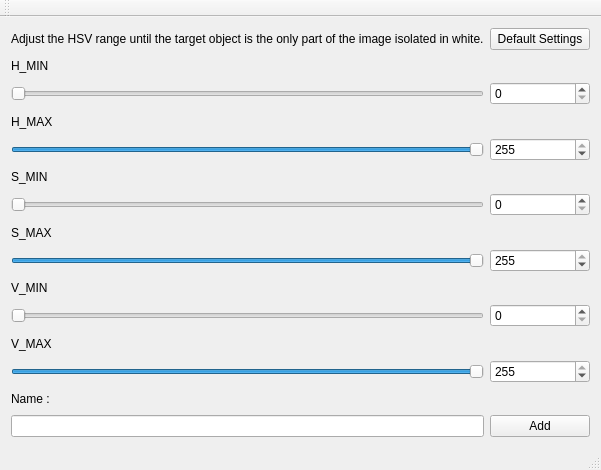
<?xml version="1.0" encoding="UTF-8"?>
<ui version="4.0">
 <class>MainWindow</class>
 <widget class="QMainWindow" name="MainWindow">
  <property name="geometry">
   <rect>
    <x>0</x>
    <y>0</y>
    <width>573</width>
    <height>470</height>
   </rect>
  </property>
  <property name="sizePolicy">
   <sizepolicy hsizetype="Preferred" vsizetype="Preferred">
    <horstretch>30</horstretch>
    <verstretch>30</verstretch>
   </sizepolicy>
  </property>
  <property name="windowTitle">
   <string>MainWindow</string>
  </property>
  <widget class="QWidget" name="centralWidget">
   <layout class="QGridLayout" name="gridLayout">
    <item row="11" column="2">
     <widget class="QSpinBox" name="vminBox">
      <property name="maximum">
       <number>255</number>
      </property>
     </widget>
    </item>
    <item row="8" column="2">
     <widget class="QSpinBox" name="smaxBox">
      <property name="maximum">
       <number>255</number>
      </property>
      <property name="value">
       <number>255</number>
      </property>
     </widget>
    </item>
    <item row="8" column="1">
     <widget class="QSlider" name="horizontalSlider_5">
      <property name="maximum">
       <number>255</number>
      </property>
      <property name="value">
       <number>255</number>
      </property>
      <property name="orientation">
       <enum>Qt::Horizontal</enum>
      </property>
     </widget>
    </item>
    <item row="7" column="1">
     <widget class="QLabel" name="label_2">
      <property name="text">
       <string>S_MAX</string>
      </property>
     </widget>
    </item>
    <item row="2" column="2">
     <widget class="QSpinBox" name="hminBox">
      <property name="maximum">
       <number>255</number>
      </property>
     </widget>
    </item>
    <item row="20" column="2">
     <widget class="QPushButton" name="addButton">
      <property name="text">
       <string>Add</string>
      </property>
     </widget>
    </item>
    <item row="6" column="1">
     <widget class="QSlider" name="horizontalSlider_6">
      <property name="maximum">
       <number>255</number>
      </property>
      <property name="orientation">
       <enum>Qt::Horizontal</enum>
      </property>
     </widget>
    </item>
    <item row="1" column="1">
     <widget class="QLabel" name="label_3">
      <property name="text">
       <string>H_MIN</string>
      </property>
     </widget>
    </item>
    <item row="18" column="1">
     <widget class="QSlider" name="horizontalSlider_3">
      <property name="maximum">
       <number>255</number>
      </property>
      <property name="value">
       <number>255</number>
      </property>
      <property name="orientation">
       <enum>Qt::Horizontal</enum>
      </property>
     </widget>
    </item>
    <item row="17" column="1">
     <widget class="QLabel" name="label_6">
      <property name="text">
       <string>V_MAX</string>
      </property>
     </widget>
    </item>
    <item row="11" column="1">
     <widget class="QSlider" name="horizontalSlider">
      <property name="maximum">
       <number>255</number>
      </property>
      <property name="orientation">
       <enum>Qt::Horizontal</enum>
      </property>
     </widget>
    </item>
    <item row="6" column="2">
     <widget class="QSpinBox" name="sminBox">
      <property name="maximum">
       <number>255</number>
      </property>
     </widget>
    </item>
    <item row="2" column="1">
     <widget class="QSlider" name="horizontalSlider_2">
      <property name="maximum">
       <number>255</number>
      </property>
      <property name="orientation">
       <enum>Qt::Horizontal</enum>
      </property>
     </widget>
    </item>
    <item row="5" column="1">
     <widget class="QLabel" name="label">
      <property name="text">
       <string>S_MIN</string>
      </property>
     </widget>
    </item>
    <item row="18" column="2">
     <widget class="QSpinBox" name="vmaxBox">
      <property name="maximum">
       <number>255</number>
      </property>
      <property name="value">
       <number>255</number>
      </property>
     </widget>
    </item>
    <item row="3" column="1">
     <widget class="QLabel" name="label_4">
      <property name="text">
       <string>H_MAX</string>
      </property>
     </widget>
    </item>
    <item row="0" column="1" alignment="Qt::AlignLeft">
     <widget class="QLabel" name="label_7">
      <property name="text">
       <string>Adjust the HSV range until the target object is the only part of the image isolated in white.</string>
      </property>
     </widget>
    </item>
    <item row="4" column="1">
     <widget class="QSlider" name="horizontalSlider_4">
      <property name="maximum">
       <number>255</number>
      </property>
      <property name="value">
       <number>255</number>
      </property>
      <property name="orientation">
       <enum>Qt::Horizontal</enum>
      </property>
     </widget>
    </item>
    <item row="4" column="2">
     <widget class="QSpinBox" name="hmaxBox">
      <property name="maximum">
       <number>255</number>
      </property>
      <property name="value">
       <number>255</number>
      </property>
     </widget>
    </item>
    <item row="10" column="1">
     <widget class="QLabel" name="label_5">
      <property name="text">
       <string>V_MIN</string>
      </property>
     </widget>
    </item>
    <item row="20" column="1">
     <widget class="QLineEdit" name="nameLineEdit"/>
    </item>
    <item row="19" column="1">
     <widget class="QLabel" name="label_8">
      <property name="text">
       <string>Name :</string>
      </property>
     </widget>
    </item>
    <item row="0" column="2">
     <widget class="QPushButton" name="defaultButton">
      <property name="text">
       <string> Default Settings </string>
      </property>
     </widget>
    </item>
   </layout>
   <zorder>horizontalSlider_6</zorder>
   <zorder>label_6</zorder>
   <zorder>horizontalSlider_3</zorder>
   <zorder>horizontalSlider</zorder>
   <zorder>label</zorder>
   <zorder>horizontalSlider_2</zorder>
   <zorder>label_5</zorder>
   <zorder>label_3</zorder>
   <zorder>hminBox</zorder>
   <zorder>sminBox</zorder>
   <zorder>vmaxBox</zorder>
   <zorder>vminBox</zorder>
   <zorder>label_7</zorder>
   <zorder>label_4</zorder>
   <zorder>horizontalSlider_4</zorder>
   <zorder>hmaxBox</zorder>
   <zorder>label_2</zorder>
   <zorder>horizontalSlider_5</zorder>
   <zorder>smaxBox</zorder>
   <zorder>nameLineEdit</zorder>
   <zorder>addButton</zorder>
   <zorder>label_8</zorder>
   <zorder>defaultButton</zorder>
  </widget>
  <widget class="QMenuBar" name="menuBar">
   <property name="geometry">
    <rect>
     <x>0</x>
     <y>0</y>
     <width>573</width>
     <height>21</height>
    </rect>
   </property>
  </widget>
  <widget class="QToolBar" name="mainToolBar">
   <attribute name="toolBarArea">
    <enum>TopToolBarArea</enum>
   </attribute>
   <attribute name="toolBarBreak">
    <bool>false</bool>
   </attribute>
  </widget>
  <widget class="QStatusBar" name="statusBar"/>
 </widget>
 <layoutdefault spacing="6" margin="11"/>
 <resources/>
 <connections>
  <connection>
   <sender>hminBox</sender>
   <signal>valueChanged(int)</signal>
   <receiver>horizontalSlider_2</receiver>
   <slot>setValue(int)</slot>
   <hints>
    <hint type="sourcelabel">
     <x>610</x>
     <y>175</y>
    </hint>
    <hint type="destinationlabel">
     <x>541</x>
     <y>177</y>
    </hint>
   </hints>
  </connection>
  <connection>
   <sender>hmaxBox</sender>
   <signal>valueChanged(int)</signal>
   <receiver>horizontalSlider_4</receiver>
   <slot>setValue(int)</slot>
   <hints>
    <hint type="sourcelabel">
     <x>619</x>
     <y>268</y>
    </hint>
    <hint type="destinationlabel">
     <x>548</x>
     <y>269</y>
    </hint>
   </hints>
  </connection>
  <connection>
   <sender>sminBox</sender>
   <signal>valueChanged(int)</signal>
   <receiver>horizontalSlider_6</receiver>
   <slot>setValue(int)</slot>
   <hints>
    <hint type="sourcelabel">
     <x>620</x>
     <y>352</y>
    </hint>
    <hint type="destinationlabel">
     <x>552</x>
     <y>344</y>
    </hint>
   </hints>
  </connection>
  <connection>
   <sender>smaxBox</sender>
   <signal>valueChanged(int)</signal>
   <receiver>horizontalSlider_5</receiver>
   <slot>setValue(int)</slot>
   <hints>
    <hint type="sourcelabel">
     <x>626</x>
     <y>428</y>
    </hint>
    <hint type="destinationlabel">
     <x>555</x>
     <y>426</y>
    </hint>
   </hints>
  </connection>
  <connection>
   <sender>vminBox</sender>
   <signal>valueChanged(int)</signal>
   <receiver>horizontalSlider</receiver>
   <slot>setValue(int)</slot>
   <hints>
    <hint type="sourcelabel">
     <x>611</x>
     <y>518</y>
    </hint>
    <hint type="destinationlabel">
     <x>564</x>
     <y>518</y>
    </hint>
   </hints>
  </connection>
  <connection>
   <sender>vmaxBox</sender>
   <signal>valueChanged(int)</signal>
   <receiver>horizontalSlider_3</receiver>
   <slot>setValue(int)</slot>
   <hints>
    <hint type="sourcelabel">
     <x>625</x>
     <y>604</y>
    </hint>
    <hint type="destinationlabel">
     <x>554</x>
     <y>604</y>
    </hint>
   </hints>
  </connection>
  <connection>
   <sender>horizontalSlider_2</sender>
   <signal>valueChanged(int)</signal>
   <receiver>hminBox</receiver>
   <slot>setValue(int)</slot>
   <hints>
    <hint type="sourcelabel">
     <x>566</x>
     <y>165</y>
    </hint>
    <hint type="destinationlabel">
     <x>655</x>
     <y>171</y>
    </hint>
   </hints>
  </connection>
  <connection>
   <sender>horizontalSlider_4</sender>
   <signal>valueChanged(int)</signal>
   <receiver>hmaxBox</receiver>
   <slot>setValue(int)</slot>
   <hints>
    <hint type="sourcelabel">
     <x>563</x>
     <y>254</y>
    </hint>
    <hint type="destinationlabel">
     <x>623</x>
     <y>257</y>
    </hint>
   </hints>
  </connection>
  <connection>
   <sender>horizontalSlider_6</sender>
   <signal>valueChanged(int)</signal>
   <receiver>sminBox</receiver>
   <slot>setValue(int)</slot>
   <hints>
    <hint type="sourcelabel">
     <x>558</x>
     <y>341</y>
    </hint>
    <hint type="destinationlabel">
     <x>637</x>
     <y>343</y>
    </hint>
   </hints>
  </connection>
  <connection>
   <sender>horizontalSlider_5</sender>
   <signal>valueChanged(int)</signal>
   <receiver>smaxBox</receiver>
   <slot>setValue(int)</slot>
   <hints>
    <hint type="sourcelabel">
     <x>528</x>
     <y>432</y>
    </hint>
    <hint type="destinationlabel">
     <x>645</x>
     <y>431</y>
    </hint>
   </hints>
  </connection>
  <connection>
   <sender>horizontalSlider</sender>
   <signal>valueChanged(int)</signal>
   <receiver>vminBox</receiver>
   <slot>setValue(int)</slot>
   <hints>
    <hint type="sourcelabel">
     <x>497</x>
     <y>516</y>
    </hint>
    <hint type="destinationlabel">
     <x>628</x>
     <y>522</y>
    </hint>
   </hints>
  </connection>
  <connection>
   <sender>horizontalSlider_3</sender>
   <signal>valueChanged(int)</signal>
   <receiver>vmaxBox</receiver>
   <slot>setValue(int)</slot>
   <hints>
    <hint type="sourcelabel">
     <x>545</x>
     <y>604</y>
    </hint>
    <hint type="destinationlabel">
     <x>625</x>
     <y>611</y>
    </hint>
   </hints>
  </connection>
 </connections>
</ui>
